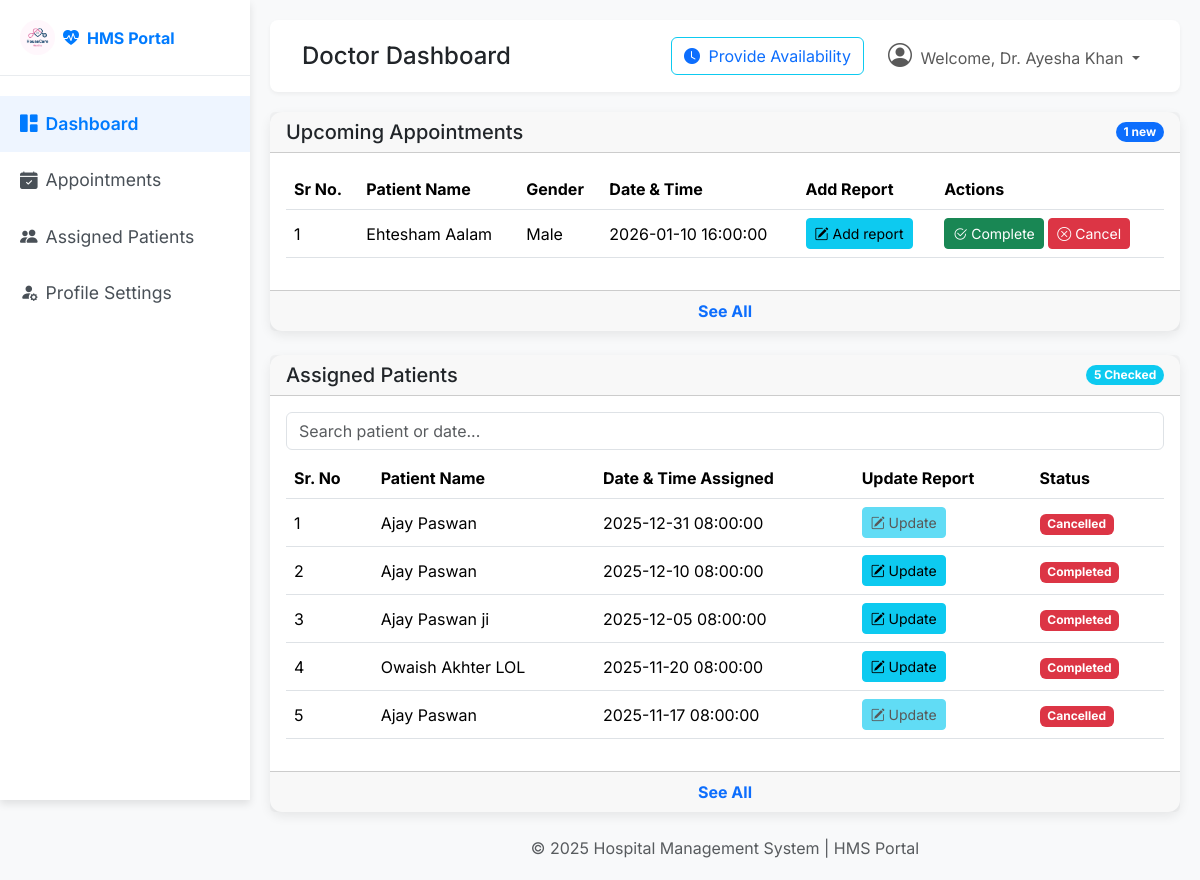
Screenshot of /doctor/dashboard (signed in) with the database file from the repository.
### back_app/models.py (models this page shows)
class User(db.Model, UserMixin):
    __tablename__ = 'user'
    id = db.Column(db.Integer, primary_key=True)
    full_name = db.Column(db.String(150), nullable=False)
    email = db.Column(db.String(150), unique=True, nullable=False)
    password = db.Column(db.String(150), nullable=False)
    phone_number = db.Column(db.String(15), nullable=False)
    age = db.Column(db.Integer(),  nullable=False)
    gender = db.Column(db.String(10) , nullable=False)
    role = db.Column(db.String(50), nullable=False ,default='Patient')  # 'admin', 'doctor', 'patient'
    profile_picture = db.Column(db.String(250), nullable=True, default='default.png')
    created_at = db.Column(db.DateTime, default=datetime.utcnow)
    doctor = db.relationship('Doctor', backref='user', uselist=False, cascade="all, delete-orphan")
    patient = db.relationship('Patient', backref='user', uselist=False, cascade="all, delete-orphan")

class Appointment(db.Model):
    __tablename__ = 'appointment'
    id = db.Column(db.Integer, primary_key=True)
    patient_id = db.Column(db.Integer, db.ForeignKey('patient.id'), nullable=False)
    doctor_id = db.Column(db.Integer, db.ForeignKey('doctor.id'), nullable=False)
    appointment_datetime = db.Column(db.DateTime, nullable=False)
    status = db.Column(db.String(50), nullable=False, default='Scheduled')  # 'Scheduled', 'Completed', 'Cancelled'
    created_at = db.Column(db.DateTime, default=datetime.utcnow)
    history = db.relationship('PatientHistory', backref='appointment', uselist=False, cascade="all, delete-orphan")

### back_app/routes.py (the view)
@main.route('/doctor/dashboard')
@login_required
def doctor_dashboard():
    if current_user.role.lower() != 'doctor' or not current_user.doctor.is_active:
        flash('You are blocked or not Doctor, Access denied', 'danger')
        return redirect(url_for('main.login'))
    doctor = Doctor.query.get(current_user.doctor.id)
    appointments = Appointment.query.filter_by(doctor_id=doctor.id).order_by(Appointment.appointment_datetime.desc()).all()
    t_upcomming_appt = Appointment.query.filter(Appointment.doctor_id==doctor.id,Appointment.status=='booked').count()
    t_done_appt = Appointment.query.filter(Appointment.doctor_id==doctor.id,Appointment.status!='booked').count()
    return render_template('doctor/dashboard.html' , user=current_user, appointments=appointments , t_upcomming_appt = t_upcomming_appt , t_done_appt = t_done_appt)

### app.py (called while the page is built)
def create_app():
    app = Flask(__name__)
    database_url = os.environ.get('DATABASE_URL', 'sqlite:///hospital_management.db')
    if database_url.startswith("postgres://"):
        database_url = database_url.replace("postgres://", "postgresql://", 1)
    app.config['SQLALCHEMY_DATABASE_URI'] = database_url
    app.config['SECRET_KEY'] = os.environ.get('SECRET_KEY', 'your_secret_key')
    app.config['SQLALCHEMY_TRACK_MODIFICATIONS'] = False
    login_manager = LoginManager()
    login_manager.init_app(app)
    login_manager.login_view = 'login'
    @login_manager.user_loader
    def load_user(user_id):
        return User.query.get(int(user_id))
    db.init_app(app)
    with app.app_context():
        from back_app.routes import main
        app.register_blueprint(main)
        db.create_all()
    return app

### templates/doctor/dashboard.html (shortened to what this page needs)
<!DOCTYPE html>
<html lang="en">
<head>
    <link href="https://cdn.jsdelivr.net/npm/bootstrap@5.3.3/dist/css/bootstrap.min.css" rel="stylesheet">
    <link href="https://cdn.jsdelivr.net/npm/bootstrap-icons@1.11.1/font/bootstrap-icons.css" rel="stylesheet">
    <link rel="stylesheet" href="../../static/css/style.css">
</head>
<body>
    <div class="wrapper">
        <nav id="sidebar">
            <div class="sidebar-header d-flex align-items-center">
                <a class="navbar-brand fw-bold d-flex align-items-center" href="#">
                     <img src="../../static/img/mad1.png" alt="HMS Logo" style="height: 35px;" class="me-2 rounded-circle">
                    <i class="bi bi-heart-pulse-fill me-2"></i>HMS Portal
                </a>
            </div>
            <ul class="list-unstyled components">
                <li class="active"><a href="{{ url_for('main.doctor_dashboard') }}"><i class="bi bi-grid-1x2-fill me-2"></i>Dashboard</a></li>
                <li><a href="{{ url_for('main.manage_appointment') }}"><i class="bi bi-calendar-check-fill me-2"></i>Appointments</a></li>
                <li><a href="{{ url_for('main.assigned_patients') }}"><i class="bi bi-people-fill me-2"></i>Assigned Patients</a></li>
                <li><a href="{{ url_for('main.update_profile') }}"><i class="bi bi-person-fill-gear me-2"></i>Profile Settings</a></li>
            </ul>
        </nav>
        <div id="content">
            <nav class="navbar navbar-expand-lg navbar-light top-navbar">
                <div class="container-fluid">
                    <h4 class="mb-0">Doctor Dashboard</h4>
                    <div class="d-flex align-items-center ms-auto">
                        <button class="btn btn-outline-info">
                           <a href="{{ url_for('set_availability' , doctor_id=current_user.id) }}" class="text-decoration-none text-primary">
                            <i class="bi bi-clock-fill me-1"></i> Provide Availability
                            </a>
                        </button>
                        <ul class="navbar-nav ms-3">
                            <li class="nav-item dropdown">
                                <a class="nav-link dropdown-toggle" href="#" id="navbarDropdown" role="button" data-bs-toggle="dropdown" aria-expanded="false">
                                    <i class="bi bi-person-circle me-1 fs-4"></i> Welcome, Dr. {{current_user.full_name}}
                                </a>
                            </li>
                        </ul>
                    </div>
                </div>
            </nav>
            <div class="main-content">
                <div class="card mb-4" >
                    <div class="card-header d-flex justify-content-between align-items-center">
                        <h5 class="card-title mb-0">Upcoming Appointments</h5>
                        <span class="badge bg-primary rounded-pill">{{t_upcomming_appt }} new</span>
                    </div>
                    <div class="card-body">
                        <div class="table-responsive">
                            <table class="table table-hover align-middle">
                                <thead>
                                    <tr>
                                        <th>Sr No.</th>
                                        <th>Patient Name</th>
                                        <th>Gender</th>
                                        <th>Date & Time</th>
                                        <th>Add Report</th>
                                        <th>Actions</th>
                                    </tr>
                                </thead>
                                <tbody id="HMSTable">
                                {% for appointment in appointments if appointment.status == 'booked' %}
                                    <tr class="{% if loop.index > 5 %}table-row-hidden{% endif %}">
                                        <td>{{ loop.index }}</td>
                                        <td>{{ appointment.patient.user.full_name }}</td>
                                        <td>{{ appointment.patient.user.gender }}</td>
                                        <td>{{ appointment.appointment_datetime }}</td>
                                        <td>
                                            <button class="btn btn-sm btn-info"
                                                    data-bs-toggle="modal"
                                                    data-bs-target="#addHistoryModal_{{ appointment.id }}">
                                                <i class="bi bi-pencil-square"></i> Add report
                                            </button>
                                        </td>
                                        <td>
                                            <a href="{{ url_for('main.update_appointment_status', appointment_id=appointment.id, new_status='Completed') }}"
                                               class="btn btn-sm btn-success">
                                                <i class="bi bi-check2-circle"></i> Complete
                                            </a>
                                            <a href="{{ url_for('main.update_appointment_status', appointment_id=appointment.id, new_status='Cancelled') }}"
                                               class="btn btn-sm btn-danger">
                                                <i class="bi bi-x-circle"></i> Cancel
                                            </a>
                                        </td>
                                    </tr>
                                {% endfor %}
                                </tbody>
                            </table>
                        </div>
                    </div>
                    <div class="card-footer text-center">
                        <a href="#" class="text-primary fw-bold text-decoration-none see-more-btn" data-target="HMSTable">See All</a>
                    </div>
                </div>
                <div class="card mb-4" >
                    <div class="card-header d-flex justify-content-between align-items-center">
                        <h5 class="card-title mb-0">Assigned Patients</h5>
                        <span class="badge bg-info rounded-pill">{{ t_done_appt }} Checked</span>
                    </div>
                    <div class="card-body">
                        <div class="table-responsive">
                            <input type="text" id="HMSSearchInput" class="form-control mb-2" placeholder="Search patient or date...">
                            <table class="table table-hover align-middle">
                                <thead>
                                    <tr>
                                        <th>Sr. No</th>
                                        <th>Patient Name</th>
                                        <th>Date & Time Assigned</th>
                                        <th>Update Report</th>
                                        <th>Status</th>
                                    </tr>
                                </thead>
                                <tbody id="HMSTable">
                                {% for appointment in appointments if appointment.status != 'booked' %}
                                    <tr class="{% if loop.index > 6 %}table-row-hidden{% endif %}">
                                        <td>{{ loop.index }}</td>
                                        <td>{{ appointment.patient.user.full_name }}</td>
                                        <td>{{ appointment.appointment_datetime }}</td>
                                        {% if appointment.status.lower() == 'completed' %}
                                            <td>
                                                <button class="btn btn-sm btn-info"
                                                        data-bs-toggle="modal"
                                                        data-bs-target="#updateHistoryModal_{{ appointment.id }}">
                                                    <i class="bi bi-pencil-square"></i> Update
                                                </button>
                                            </td>
                                        {% else %}
                                            <td>
                                                <button class="btn btn-sm btn-info"
                                                        data-bs-toggle="modal"
                                                        data-bs-target="#updateHistoryModal_{{ appointment.id }}" disabled>
                                                    <i class="bi bi-pencil-square"></i> Update
                                                </button>
                                            </td>
                                        {% endif %}
                                        <td>
                                            <span class="badge bg-danger">{{ appointment.status }}</span>
                                        </td>
                                    </tr>
                                {% endfor %}
                                </tbody>
                            </table>
                        </div>
                    </div>
                    <div class="card-footer text-center">
                        <a href="#" class="text-primary fw-bold text-decoration-none see-more-btn" data-target="HMSTable">See All</a>
                    </div>
                </div>
            </div>
            <div class="footer mt-4 text-center text-muted">
                © 2025 Hospital Management System | HMS Portal
            </div>
        </div>
    </div>
</body>
</html>

### static/css/style.css (style rules this page uses)
body { font-family: 'Inter', sans-serif; background-color: #f8f9fa; }
.wrapper { display: flex; width: 100%; min-height: 100vh; }
#sidebar { width: 250px; position: fixed; top: 0; left: 0; height: 100vh; z-index: 999; background: #ffffff; color: #fff; transition: all 0.3s; box-shadow: 0 4px 8px rgba(0,0,0,0.1); }
#sidebar .sidebar-header { padding: 20px; background: #ffffff; border-bottom: 1px solid #e9ecef; }
#sidebar .sidebar-header a { font-weight: 700; color: #007bff !important; text-decoration: none; }
#sidebar ul.components { padding: 20px 0; }
#sidebar ul li a { padding: 15px 20px; font-size: 1.1em; display: block; color: #495057; text-decoration: none; transition: all 0.3s; }
#sidebar ul li.active>a, a[aria-expanded="true"] { color: #007bff; background: #eef5ff; font-weight: 600; }
#content { width: calc(100% - 250px); padding: 20px; min-height: 100vh; transition: all 0.3s; position: absolute; top: 0; right: 0; }
.top-navbar { background: #fff; border-radius: 8px; box-shadow: 0 2px 4px rgba(0,0,0,0.05); padding: 10px 20px; margin-bottom: 20px; }

### templates/doctor/dashboard.html (style rules this page uses)
.card { border: none; border-radius: 12px; box-shadow: 0 4px 12px rgba(0,0,0,0.08); }

### rows the page displays
User: full_name "Ayesha Khan"
Appointment: patient.user.full_name "Ehtesham Aalam", patient.user.gender "Male", appointment_datetime "2026-01-10 16:00:00"
Appointment: patient.user.full_name "Ajay Paswan", appointment_datetime "2025-12-31 08:00:00", status "Cancelled"
Appointment: patient.user.full_name "Ajay Paswan", appointment_datetime "2025-12-10 08:00:00", status "Completed"
Appointment: patient.user.full_name "Ajay Paswan ji", appointment_datetime "2025-12-05 08:00:00", status "Completed"
Appointment: patient.user.full_name "Owaish Akhter LOL", appointment_datetime "2025-11-20 08:00:00", status "Completed"
Appointment: patient.user.full_name "Ajay Paswan", appointment_datetime "2025-11-17 08:00:00", status "Cancelled"

### other values shown
{{ t_upcomming_appt }} "1"
{{ t_done_appt }} "5"
